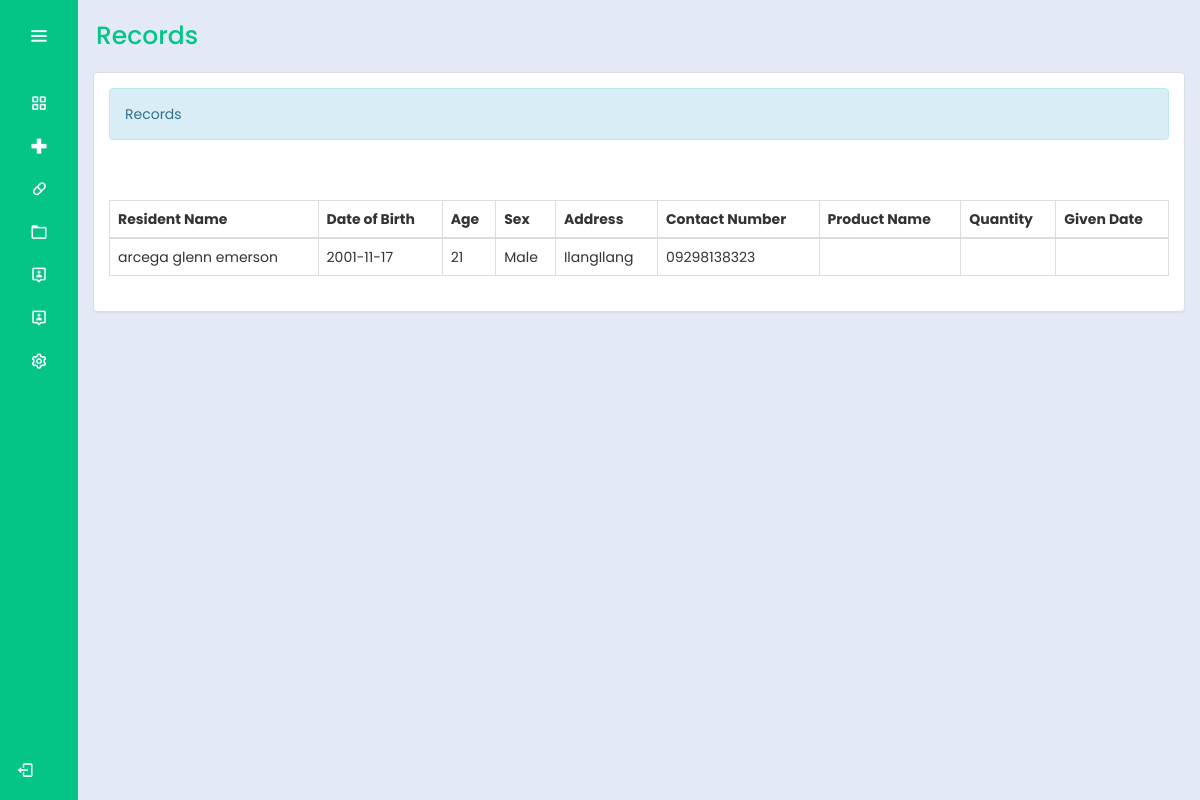
The app's page /admin/records.php (signed in) with its own data.
### tables this page shows
CREATE TABLE `residentrecords` (
  `residentId` int(30) NOT NULL,
  `productId` int(30) NOT NULL,
  `residentName` varchar(100) NOT NULL,
  `dateBirth` date NOT NULL,
  `age` int(10) NOT NULL,
  `sex` varchar(10) NOT NULL,
  `address` varchar(100) NOT NULL,
  `contactNumber` varchar(11) NOT NULL
);

### admin/records.php (the view, shortened to what this page needs)
<?php
@include "../connection/connect.php";
if(isset($_SESSION['user_data'])){
?>
<!DOCTYPE html>
<html lang="en">
<head>
  <link rel="stylesheet" href="../cssmainmenu/style.css">
  <link href='https://unpkg.com/boxicons@2.1.4/css/boxicons.min.css' rel='stylesheet'>
  <link rel = "stylesheet" type = "text/css" href = "../css/bootstrap.css " />
  <link rel = "stylesheet" type = "text/css" href = "../css/style.css" />
</head>
<body>
  <div class="sidebar">
    <div class="logo_details">
      <i class="bx bx-menu" id="btn"></i>
    </div>
    <ul class="nav-list">
      <li>
        <a href="Dashboard.php">
          <i class="bx bx-grid-alt"></i>
        </a>
      </li>
      <li>
        <a href="medicinerecords.php">
          <i class="bx bx-plus-medical"></i>
        </a>
      </li>
      <li>
        <a href="Contraceptives.php">
          <i class="bx bx-capsule"></i>
        </a>
      </li>
      <li>
        <a href="records.php">
          <i class="bx bx-folder"></i>
        </a>
      </li>
      <li>
          <a href="RegisteredUserAdmin.php">
            <i class="bx bx-user-pin"></i>
          </a>
      </li>
      <li>
          <a href="account.php">
            <i class="bx bx-user-pin"></i>
          </a>
        </li>
      <li>
        <a href="#">
          <i class="bx bx-cog"></i>
        </a>
      </li>
      <li class="profile">
        <div class="profile_details">
        <div class="profile_content">
        <div class="name"><?php echo $_SESSION['user_data']['name']; ?></div>
      </div>
    </div>
  <a href="../logout.php" id="log_out">
    <i class="bx bx-log-out"></i>
  </a>
  </li>
    </ul>
  </div>
  <section class="home-section">
    <div class="text">Records</div>
    <div class = "container-fluid">
		<div class = "panel panel-default">
			<div class = "panel-body">
				<div class = "alert alert-info">Records</div>
				<br />
				<br />
				<table id = "table" class = "table table-bordered">
					<thead>
						<tr>
							<th>Resident Name</th>
							<th>Date of Birth</th>
							<th>Age</th>
							<th>Sex</th>
							<th>Address</th>
							<th>Contact Number</th>
							<th>Product Name</th>
							<th>Quantity</th>
							<th>Given Date</th>
						</tr>
					</thead>
					<tbody>
					<?php
						$query = $conn->query("SELECT * FROM `residentrecords`") or die(mysqli_error());
						while($fetch = $query->fetch_array()){
					?>
						<tr>
							<td><?php echo $fetch['residentName']?></td>
							<td><?php echo $fetch['dateBirth']?></td>
							<td><?php echo $fetch['age']?></td>
							<td><?php echo $fetch['sex']?></td>
							<td><?php echo $fetch['address']?></td>
							<td><?php echo $fetch['contactNumber']?></td>
							<td><?php echo $fetch['productName']?></td>
							<td><?php echo $fetch['quantity_req']?></td>
							<td><?php echo $fetch['givenDate']?></td>
						</tr>
					<?php
						}
					?>
					</tbody>
				</table>
			</div>
		</div>
	</div>
  </section>
</body>
</html>
<?php
}
else{
	header("Location:.././index.php?error=UnAuthorized Access");
}

### cssmainmenu/style.css (style rules this page uses)
:root { --color-default: #04c487; --color-second:#04c487; --color-white:#fff; --color-body:#e4e9f7; --color-light:#e0e0e0; }
* { padding: 0%; margin: 0%; box-sizing: border-box; font-family: 'Poppins', sans-serif; }
body { min-height: 100vh; }
.sidebar { min-height: 100vh; width: 78px; padding: 6px 14px; z-index: 99; background-color: var(--color-default); transition: all .5s ease; position: fixed; top:0; left: 0; }
.sidebar .logo_details { height: 60px; display: flex; align-items: center; position: relative; }
.sidebar .logo_details #btn { position: absolute; top:50%; right: 0; transform: translateY(-50%); font-size: 23px; text-align: center; cursor: pointer; transition: all .5s ease; }
.sidebar i { color:var(--color-white); height: 60px; line-height: 60px; min-width: 50px; font-size: 25px; text-align: center; }
.sidebar .nav-list { margin-top: 20px; height: 100%; }
.sidebar li { position: relative; margin:8px 0; list-style: none; }
.sidebar li a { display: flex; height: 100%; width: 100%; align-items: center; text-decoration: none; background-color: var(--color-default); position: relative; transition: all .5s ease; z-index: 12; }
.sidebar li a::after { content: ""; position: absolute; width: 100%; height: 100%; transform: scaleX(0); background-color: var(--color-white); border-radius: 5px; transition: transform 0.3s ease-in-out; transform-origin: left; z-index: -2; }
.sidebar li i { height: 35px; line-height: 35px; font-size: 18px; border-radius: 5px; }
.sidebar li.profile { position: fixed; height: 60px; width: 78px; left: 0; bottom:-8px; padding:10px 14px; overflow: hidden; transition: all .5s ease; }
.sidebar .profile .profile_details { display: flex; align-items: center; flex-wrap: nowrap; }
.sidebar li.profile .name, .sidebar li.profile .designation { font-size: 15px; font-weight: 400; color:var(--color-white); white-space: nowrap; }
.sidebar .profile #log_out { position: absolute; top:50%; right: 0; transform: translateY(-50%); background-color: var(--color-second); width: 100%; height: 60px; line-height: 60px; border-radius: 5px; cursor: pointer; transition: all 0.5s ease; }
.home-section { position: relative; background-color: var(--color-body); min-height: 100vh; top:0; left:78px; width: calc(100% - 78px); transition: all .5s ease; z-index: 2; }
.home-section .text { display: inline-block; color:var(--color-default); font-size: 25px; font-weight: 500; margin: 18px; }

### records on screen
residentrecords: residentName "arcega glenn emerson", dateBirth "2001-11-17", age "21", sex "Male", address "IlangIlang", contactNumber "09298138323"
